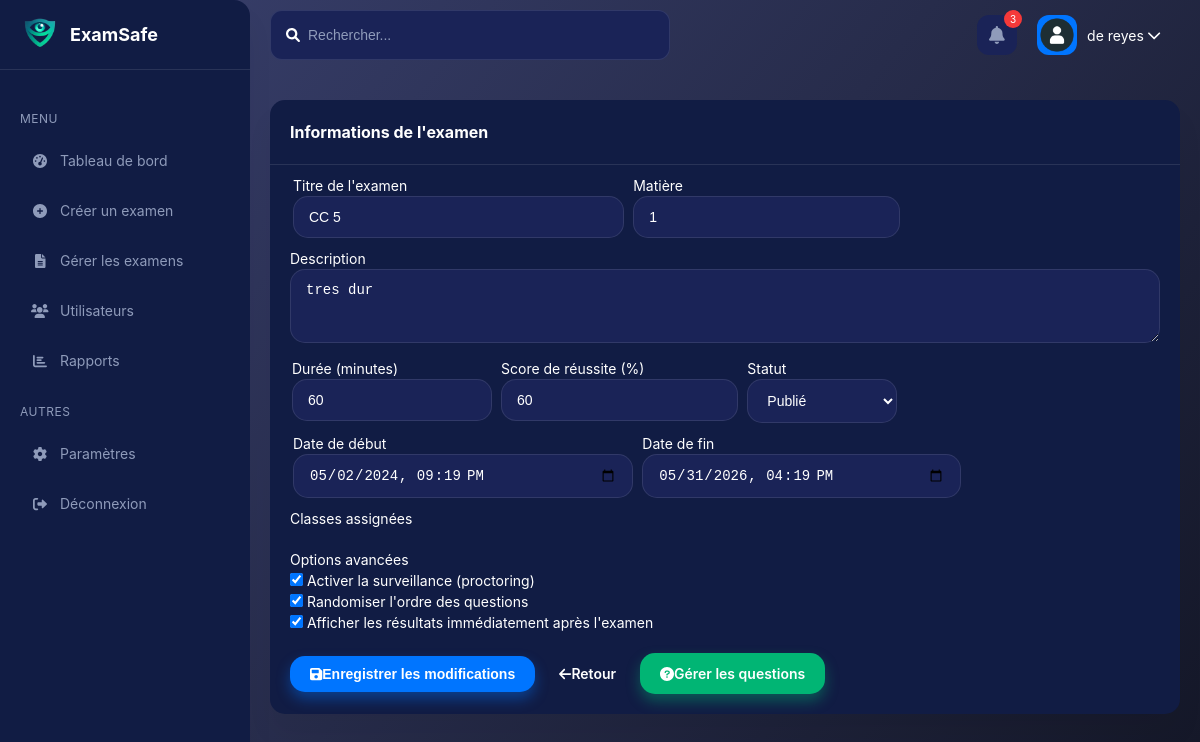
The page /admin/edit-exam.php?id=23 (signed in) on the database its author committed.
### tables this page shows
CREATE TABLE `exams` (
  `id` int NOT NULL,
  `title` varchar(255) NOT NULL,
  `description` text,
  `subject` int NOT NULL,
  `course_id` int DEFAULT NULL,
  `duration` int NOT NULL COMMENT 'en minutes',
  `passing_score` int NOT NULL COMMENT 'en pourcentage',
  `start_date` datetime DEFAULT NULL,
  `end_date` datetime DEFAULT NULL,
  `is_proctored` tinyint(1) NOT NULL DEFAULT '0',
  `status` enum('draft','published','scheduled','completed') NOT NULL DEFAULT 'draft',
  `created_by` int DEFAULT NULL,
  `created_at` datetime NOT NULL DEFAULT CURRENT_TIMESTAMP,
  `updated_at` datetime DEFAULT NULL ON UPDATE CURRENT_TIMESTAMP,
  `teacher_id` int DEFAULT NULL,
  `has_essay` int DEFAULT NULL,
  `randomize_questions` int DEFAULT NULL,
  `show_results` int DEFAULT NULL,
  `allow_retake` int DEFAULT NULL,
  `max_retakes` int DEFAULT NULL,
  `enable_face_recognition` int DEFAULT NULL,
  `enable_eye_tracking` int DEFAULT NULL,
  `enable_audio_monitoring` int DEFAULT NULL,
  `enable_screen_monitoring` int DEFAULT NULL,
  `question_count` int DEFAULT NULL,
  `proctoring_enabled` int DEFAULT NULL,
  `proctoring_settings` json DEFAULT NULL
);

### admin/edit-exam.php (the view, shortened to what this page needs)
<?php
require_once '../includes/auth.php';
$examId = intval($_GET['id']);
$examQuery = $conn->query("SELECT * FROM exams WHERE id = $examId");
$exam = $examQuery->fetch_assoc();
include 'includes/header.php';
?>
<div class="app-container" >
    <main class="main-content"style="margin-top: 30px;border-radius: 20px;margin-bottom: 20px;">
        <div class="content-wrapper">
            <div class="content-body">
                <div class="card">
                    <div class="card-header">
                        <h2 class="card-title">Informations de l'examen</h2>
                    </div>
                    <div class="card-body">
                        <form method="POST" action="">
                            <div class="form-row" style="margin-left: 3px;">
                                <div class="form-group col-md-6">
                                    <label for="title">Titre de l'examen</label>
                                    <input type="text" id="title" name="title" class="form-control" value="<?php echo htmlspecialchars($exam['title']); ?>" required>
                                </div>
                                <div class="form-group col-md-6"  style="margin-left:9px;">
                                    <label for="subject">Matière</label>
                                    <input type="text" id="subject" name="subject" class="form-control" value="<?php echo htmlspecialchars($exam['subject']); ?>" required>
                                </div>
                            </div>
                            <div class="form-group">
                                <label for="description">Description</label>
                                <textarea id="description" name="description" class="form-control" rows="3"><?php echo htmlspecialchars($exam['description']); ?></textarea>
                            </div>
                            <div class="form-row"  style="margin-left: 2px;">
                                <div class="form-group col-md-4" >
                                    <label for="duration">Durée (minutes)</label>
                                    <input type="number" id="duration" name="duration" class="form-control" min="1" max="300" value="<?php echo $exam['duration']; ?>" required>
                                </div>
                                <div class="form-group col-md-4" style="margin-left: 9px;">
                                    <label for="passing_score">Score de réussite (%)</label>
                                    <input type="number" id="passing_score" name="passing_score" class="form-control" min="0" max="100" value="<?php echo $exam['passing_score']; ?>" required>
                                </div>
                                <div class="form-group col-md-4" style="margin-left: 9px;">
                                    <label for="status">Statut</label>
                                    <select id="status" name="status" class="form-control" required>
                                        <option value="published" <?php echo $exam['status'] === 'published' ? 'selected' : ''; ?>>Publié</option>
                                    </select>
                                </div>
                            </div>
                            <div class="form-row"  style="margin-left: 3px;">
                                <div class="form-group col-md-6">
                                    <label for="start_date">Date de début</label>
                                    <input type="datetime-local" id="start_date" name="start_date" class="form-control" value="<?php echo date('Y-m-d\TH:i', strtotime($exam['start_date'])); ?>" required>
                                </div>
                                <div class="form-group col-md-6"  style="margin-left: 9px;">
                                    <label for="end_date">Date de fin</label>
                                    <input type="datetime-local" id="end_date" name="end_date" class="form-control" value="<?php echo date('Y-m-d\TH:i', strtotime($exam['end_date'])); ?>" required>
                                </div>
                            </div>
                            <div class="form-group">
                                <label>Classes assignées</label>
                            </div>
                            <div class="form-group">
                                <label>Options avancées</label><br>
                                <div class="checkbox-group" style="display: flex;flex-direction: column;">
                                    <label class="checkbox-container">
                                        <input type="checkbox" name="proctoring" <?php echo $exam['proctoring_enabled'] ? 'checked' : ''; ?>>
                                        Activer la surveillance (proctoring)
                                    </label>
                                    <label class="checkbox-container">
                                        <input type="checkbox" name="randomize_questions" <?php echo $exam['randomize_questions'] ? 'checked' : ''; ?>>
                                        Randomiser l'ordre des questions
                                    </label>
                                    <label class="checkbox-container">
                                        <input type="checkbox" name="show_results" <?php echo $exam['show_results'] ? 'checked' : ''; ?>>
                                        Afficher les résultats immédiatement après l'examen
                                    </label>
                                </div>
                            </div>
                            <div class="form-buttons">
                                <button type="submit" class="btn btn-primary">
                                    <i class="fas fa-save"></i> Enregistrer les modifications
                                </button>
                                <a href="manage-exams.php" class="btn btn-outline-secondary">
                                    <i class="fas fa-arrow-left"></i> Retour
                                </a>
                                <a href="add-questions.php?exam_id=<?php echo $examId; ?>" class="btn btn-success">
                                    <i class="fas fa-question-circle"></i> Gérer les questions
                                </a>
                            </div>
                        </form>
                    </div>
                </div>
            </div>
        </div>
    </main>
</div>

### assets/css/admin.css (style rules this page uses)
:root { --primary-color: #0075ff; --primary-hover: #0061d5; --secondary-color: #344767; --background-dark: #0f1535; --background-card: #111c44; --background-card-light: #1a2357; --text-color: #ffffff; --text-muted: #8f9bba; --success-color: #01b574; --danger-color: #f53939; --warning-color: #ffb547; --info-color: #0075ff; --border-color: #2d3867; --sidebar-width: 250px; --header-height: 70px; --border-radius: 15px; --card-shadow: 0 20px 27px 0 rgba(0, 0, 0, 0.05); --transition: all 0.3s ease; }
* { margin: 0; padding: 0; box-sizing: border-box; }
body { font-family: "Plus Jakarta Display", -apple-system, BlinkMacSystemFont, "Segoe UI", Roboto, Oxygen, Ubuntu, Cantarell, "Open Sans", "Helvetica Neue", sans-serif; background-color: var(--background-dark); background-image: linear-gradient(310deg, #141727 0%, #3a416f 100%); color: var(--text-color); line-height: 1.5; font-size: 14px; min-height: 100vh; }
a { text-decoration: none; color: inherit; }
.card { background-color: var(--background-card); border-radius: var(--border-radius); box-shadow: var(--card-shadow); margin-bottom: 20px; overflow: hidden; }
.card-header { padding: 20px; border-bottom: 1px solid rgba(255, 255, 255, 0.1); display: flex; justify-content: space-between; align-items: center; }
.card-title { font-size: 16px; font-weight: 700; color: var(--text-color); }
.card-body { padding: 20px; }
.form-group { margin-bottom: 20px; }
.form-control { width: 100%; padding: 12px 15px; border: 1px solid rgba(255, 255, 255, 0.1); border-radius: 15px; background-color: var(--background-card-light); color: var(--text-color); font-size: 14px; transition: border-color 0.15s ease-in-out; }
.form-control::placeholder { color: var(--text-muted); }
.form-row { display: flex; flex-wrap: wrap; margin: -10px; }
.btn { display: inline-flex; align-items: center; justify-content: center; padding: 10px 20px; font-size: 14px; font-weight: 600; border-radius: 15px; border: none; cursor: pointer; transition: all 0.3s ease; }
.btn-primary { background-color: var(--primary-color); color: white; box-shadow: 0 7px 14px rgba(0, 117, 255, 0.4); }
.btn-success { background-color: var(--success-color); color: white; box-shadow: 0 7px 14px rgba(1, 181, 116, 0.4); }

### rows shown on the page
exams: title "CC 5", subject "1", description "tres dur", duration "60", passing_score "60", status "Publié", start_date "05/02/2024 21:19", end_date "05/31/2026 16:19", proctoring_enabled "☑", randomize_questions "☑", show_results "☑"

### other values the page prints
$_SESSION['username'] "de reyes"
